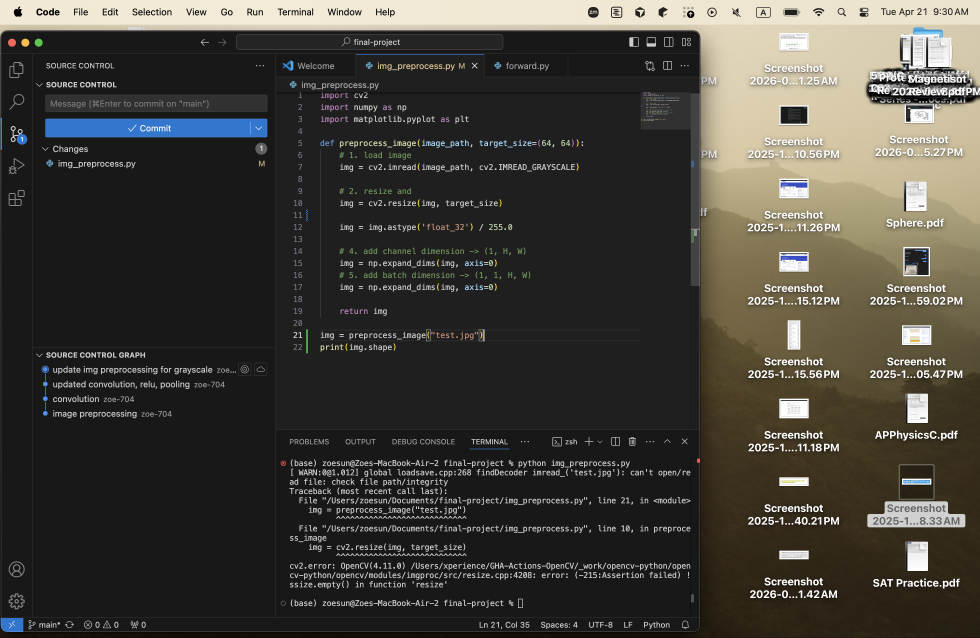
#> input picture test.jpg, 2940 x 1912 px (shown at 1/3 size)
$ python img_preprocess.py
#> lines starting #> are read from the running program, lines starting #| are printed output that depends on the picture
import cv2
import numpy as np
import matplotlib.pyplot as plt

def preprocess_image(image_path, target_size=(64, 64)):
    # 1. load image
#> called with image_path = 'test.jpg', target_size = (64, 64)
    img = cv2.imread(image_path, cv2.IMREAD_GRAYSCALE)
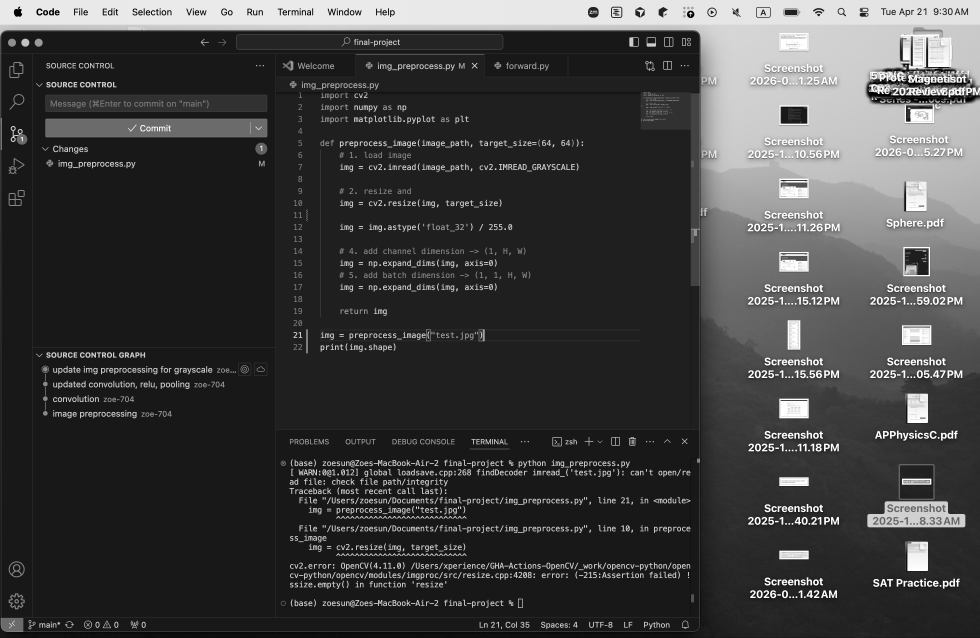
#> img: shape (1912, 2940) (shown at 1/3 size); min 0, max 255, mean 64.6

    # 2. resize and
    img = cv2.resize(img, target_size)
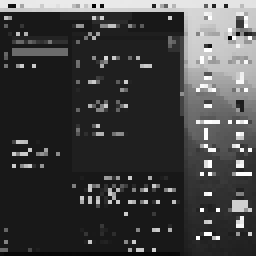
#> img: shape (64, 64) (shown 4 times larger); min 0, max 255, mean 65

    img = img.astype('float32') / 255.0

    # 4. add channel dimension -> (1, H, W)
    img = np.expand_dims(img, axis=0)
    # 5. add batch dimension -> (1, 1, H, W)
    img = np.expand_dims(img, axis=0)

    return img

img = preprocess_image("test.jpg")
print(img.shape)
#| (1, 1, 64, 64)
